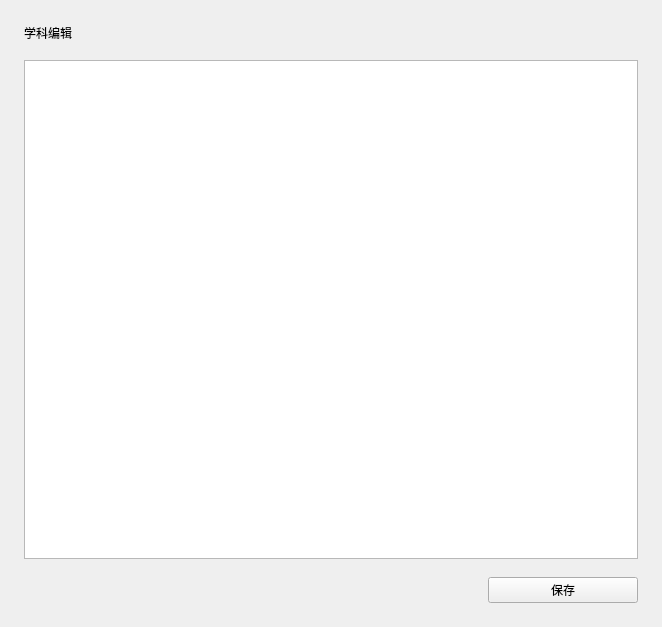
<?xml version="1.0" encoding="UTF-8"?>
<ui version="4.0">
 <class>Form</class>
 <widget class="QWidget" name="Form">
  <property name="geometry">
   <rect>
    <x>0</x>
    <y>0</y>
    <width>662</width>
    <height>627</height>
   </rect>
  </property>
  <property name="windowTitle">
   <string>Form</string>
  </property>
  <layout class="QVBoxLayout" name="verticalLayout_2">
   <property name="spacing">
    <number>18</number>
   </property>
   <property name="leftMargin">
    <number>24</number>
   </property>
   <property name="topMargin">
    <number>24</number>
   </property>
   <property name="rightMargin">
    <number>24</number>
   </property>
   <property name="bottomMargin">
    <number>24</number>
   </property>
   <item>
    <widget class="TitleLabel" name="TitleLabel">
     <property name="text">
      <string>学科编辑</string>
     </property>
    <property name="wordWrap"><bool>true</bool></property></widget>
   </item>
   <item>
    <layout class="QHBoxLayout" name="horizontalLayout_6">
     <property name="spacing">
      <number>12</number>
     </property>
     <item>
      <widget class="TableWidget" name="subject_table">
       <property name="sizeAdjustPolicy">
        <enum>QAbstractScrollArea::AdjustToContents</enum>
       </property>
       <property name="gridStyle">
        <enum>Qt::SolidLine</enum>
       </property>
      </widget>
     </item>
    </layout>
   </item>
   <item>
    <layout class="QHBoxLayout" name="horizontalLayout_4" stretch="0,0">
     <property name="spacing">
      <number>2</number>
     </property>
     <item>
      <spacer name="horizontalSpacer">
       <property name="orientation">
        <enum>Qt::Horizontal</enum>
       </property>
       <property name="sizeHint" stdset="0">
        <size>
         <width>40</width>
         <height>20</height>
        </size>
       </property>
      </spacer>
     </item>
     <item>
      <widget class="PrimaryPushButton" name="save_subject_config">
       <property name="sizePolicy">
        <sizepolicy hsizetype="Fixed" vsizetype="Minimum">
         <horstretch>0</horstretch>
         <verstretch>0</verstretch>
        </sizepolicy>
       </property>
       <property name="minimumSize">
        <size>
         <width>150</width>
         <height>0</height>
        </size>
       </property>
       <property name="text">
        <string>保存</string>
       </property>
      </widget>
     </item>
    </layout>
   </item>
  </layout>
 </widget>
 <customwidgets>
  <customwidget>
   <class>PushButton</class>
   <extends>QPushButton</extends>
   <header>qfluentwidgets</header>
  </customwidget>
  <customwidget>
   <class>PrimaryPushButton</class>
   <extends>PushButton</extends>
   <header>qfluentwidgets</header>
  </customwidget>
  <customwidget>
   <class>TitleLabel</class>
   <extends>QLabel</extends>
   <header>qfluentwidgets</header>
  </customwidget>
  <customwidget>
   <class>TableWidget</class>
   <extends>QTableWidget</extends>
   <header>qfluentwidgets</header>
  </customwidget>
 </customwidgets>
 <resources />
 <connections />
</ui>
